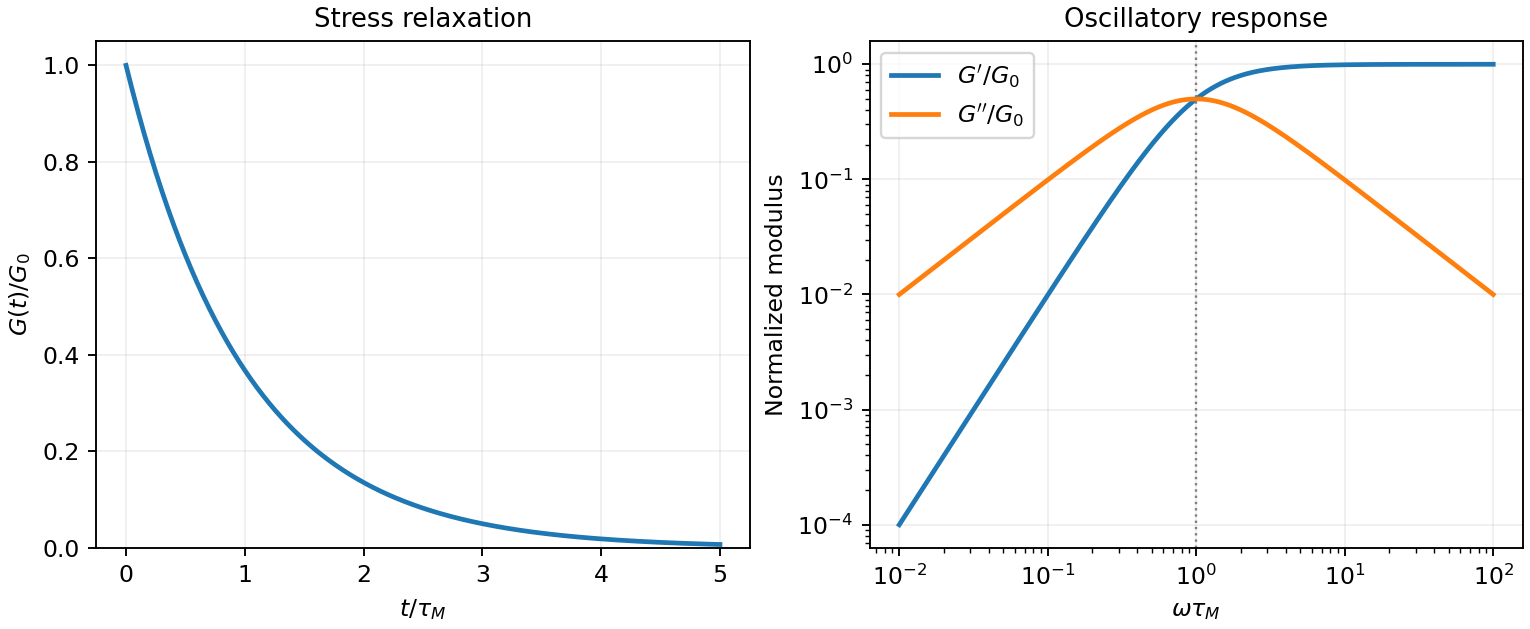

Write the Python code that produced this figure.
"""Original dimensionless Maxwell response; output to current working directory."""
import numpy as np
import matplotlib.pyplot as plt
plt.rcParams.update({'font.size':10,'axes.titlesize':11})
fig,axs=plt.subplots(1,2,figsize=(9,3.7),layout='constrained')
t=np.linspace(0,5,400);x=np.logspace(-2,2,500)
axs[0].plot(t,np.exp(-t),lw=2);axs[0].set(xlabel=r'$t/\tau_M$',ylabel=r'$G(t)/G_0$',title='Stress relaxation',ylim=(0,1.05));axs[0].grid(alpha=.2)
axs[1].loglog(x,x*x/(1+x*x),label=r"$G'/G_0$",lw=2);axs[1].loglog(x,x/(1+x*x),label=r"$G''/G_0$",lw=2);axs[1].axvline(1,color='grey',ls=':',lw=1);axs[1].set(xlabel=r'$\omega\tau_M$',ylabel='Normalized modulus',title='Oscillatory response');axs[1].legend();axs[1].grid(alpha=.2)
fig.savefig('paper-1-viscoelastic-response.png',dpi=170,facecolor='white');plt.close(fig)
